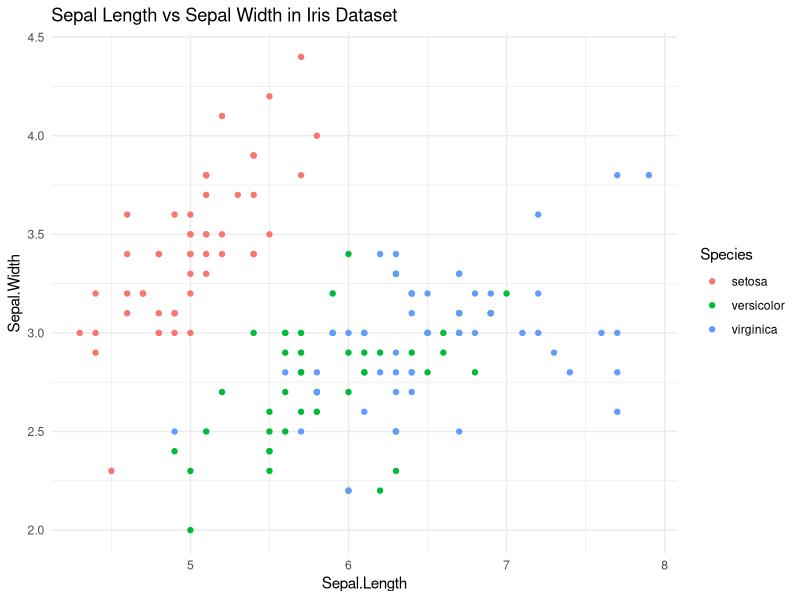

Source code (R):
## ---- chunk 1
knitr::opts_chunk$set(echo = TRUE)
## ---- chunk 2
library(here)
library(ggplot2)
library(readr)
library(dplyr)
options(scipen=999) #normale Zahlen statt 2e+05 oder so
## ---- chunk 3
plot1 <- ggplot(iris, aes(x = Sepal.Length, y = Sepal.Width, color = Species)) +
  geom_point() +
  labs(title = "Sepal Length vs Sepal Width in Iris Dataset") +
  theme_minimal()
## ---- chunk 4

## ---- chunk 5

## ---- chunk 6

## ---- chunk 7
plot1
